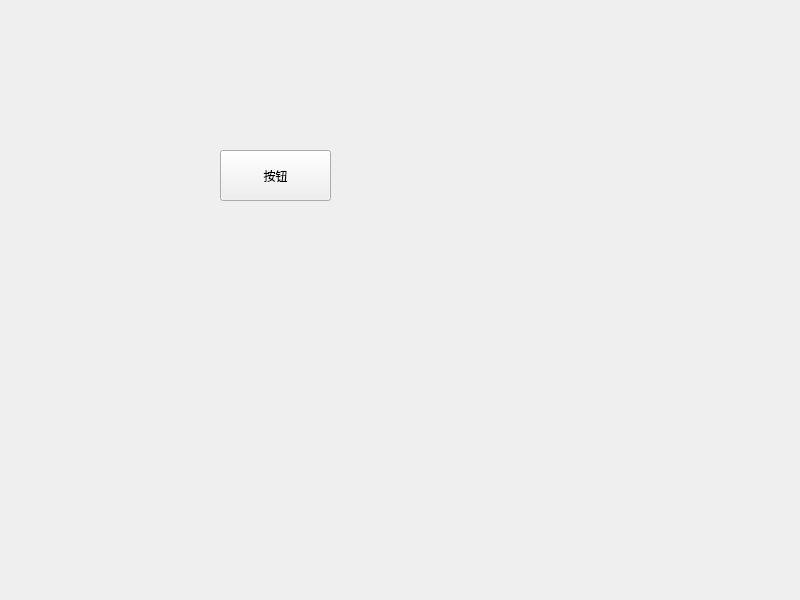
<?xml version="1.0" encoding="UTF-8"?>
<ui version="4.0">
 <class>Widget</class>
 <widget class="QWidget" name="Widget">
  <property name="geometry">
   <rect>
    <x>0</x>
    <y>0</y>
    <width>800</width>
    <height>600</height>
   </rect>
  </property>
  <property name="windowTitle">
   <string>Widget</string>
  </property>
  <widget class="QPushButton" name="pushButton">
   <property name="geometry">
    <rect>
     <x>220</x>
     <y>150</y>
     <width>111</width>
     <height>51</height>
    </rect>
   </property>
   <property name="text">
    <string>按钮</string>
   </property>
  </widget>
 </widget>
 <resources/>
 <connections/>
</ui>
